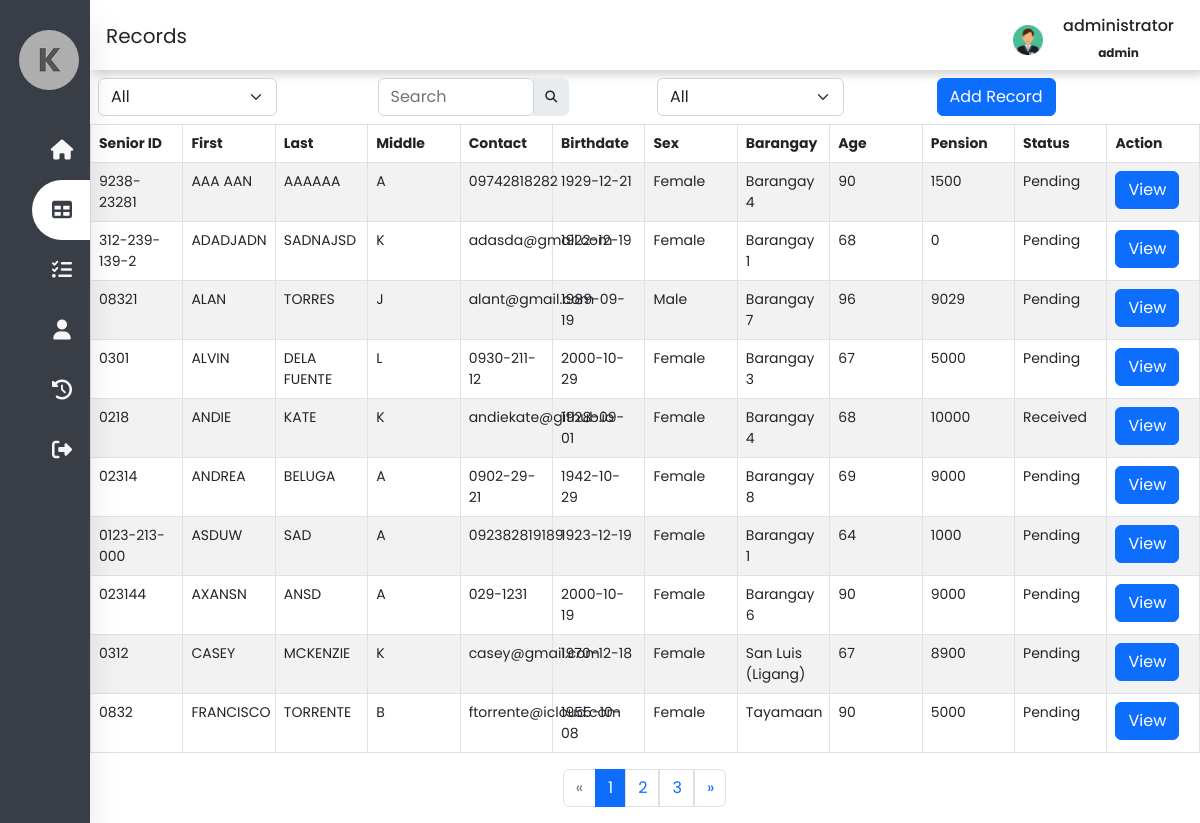
/deprecated/records.php (signed in), run on an earlier commit of the app's database.
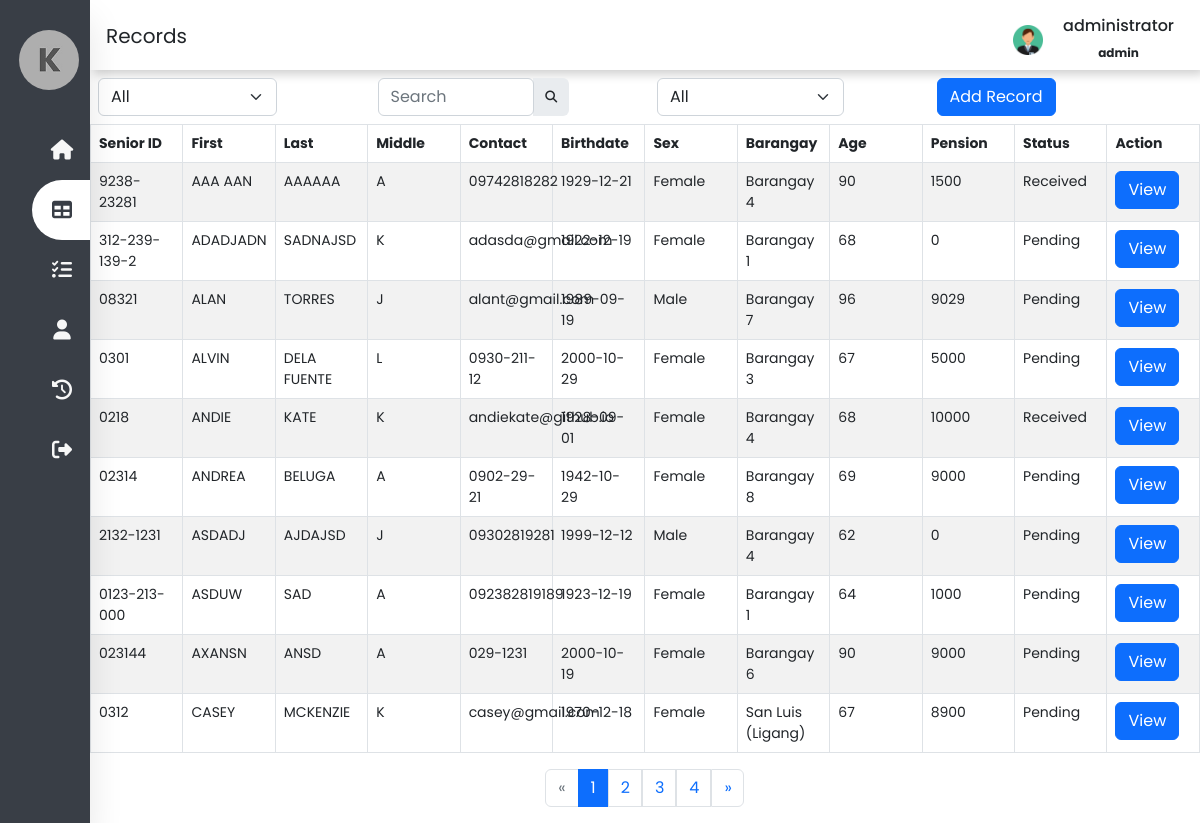
And on a later commit of the database.
### tables this page shows
CREATE TABLE `tbl_records` (
  `id` int(11) NOT NULL,
  `uid` varchar(150) NOT NULL,
  `fx_id` varchar(50) NOT NULL,
  `fx_firstname` varchar(50) NOT NULL,
  `fx_lastname` varchar(50) NOT NULL,
  `fx_middlename` varchar(50) NOT NULL,
  `fx_contact` varchar(150) NOT NULL,
  `fd_birthdate` date NOT NULL,
  `fx_gender` varchar(50) NOT NULL,
  `fx_barangay` varchar(150) NOT NULL,
  `fn_age` int(3) NOT NULL,
  `fn_pension` bigint(50) NOT NULL,
  `fn_status` varchar(50) NOT NULL,
  `life_status` varchar(150) NOT NULL,
  `fd_pension` date NOT NULL,
  `account_status` varchar(150) NOT NULL,
  `fx_pwd` varchar(50) NOT NULL,
  `fd_started` date NOT NULL
);

### deprecated/records.php (the view, shortened to what this page needs)
<?php
include('conn/connection.php');
$limit = isset($_SESSION['records-limit']) ? $_SESSION['records-limit'] : 10;
$page = isset($_GET['page']) ? $_GET['page'] : 1;
$paginationStart = ($page - 1) * $limit;
$records = $conn->query("SELECT * FROM tbl_records ORDER BY `tbl_records`.`fx_firstname` ASC LIMIT $paginationStart, $limit");
$allrecords = $records->fetch_all(MYSQLI_ASSOC);
$sql = $conn->query("SELECT count(id) AS id FROM tbl_records");
$custCount = $sql->fetch_all(MYSQLI_ASSOC);
$allRecrods = $custCount[0]['id'];
$totoalPages = ceil($allRecrods / $limit);
$prev = $page - 1;
$next = $page + 1;
if (isset($_SESSION['user_id']) && isset($_SESSION['user_name'])) {
?>
<!DOCTYPE html>
<html lang="en">
<head>
    <link href="https://cdn.jsdelivr.net/npm/bootstrap@5.2.2/dist/css/bootstrap.min.css" rel="stylesheet">
    <link rel="stylesheet" type="text/css" href="css/g_style.css">
    <link rel="stylesheet" type="text/css" href="css/records_style.css">
    <link rel="stylesheet" href="https://cdnjs.cloudflare.com/ajax/libs/font-awesome/6.2.0/css/all.min.css">
</head>
<body>
    <nav class="side-nav">
        <ul>
            <li>
                <a href="#" class="logo">
                    <img src="media/logo.jpg" alt="logo">
                </a>
            </li>
            <li><a href="dashboard.php" id="nav-list">
                    <i class="fas fa-home"></i>
                </a></li>
            <li><a href="#" class="active" id="nav-list">
                    <i class="fas fa-table"></i>
                </a></li>
            <li><a href="reports.php" id="nav-list">
                    <i class="fas fa-tasks"></i>
                </a></li>
            <li><a href="#" id="nav-list">
                    <i class="fas fa-user"></i>
                </a></li>
            <li><a href="activities.php" id="nav-list">
                    <i class="fas fa-solid fa-clock-rotate-left"></i>
                </a></li>
            <li><a href="function/logout.php" class="logout" id="nav-list">
                    <i class="fas fa-sign-out-alt"></i>
                </a></li>
        </ul>
    </nav>
    <div class="main-content">
        <header>
            <div class="header-title">
                <h2>
                    <label for="">
                        Records
                </h2>
            </div>
            <div class="user-wrapper">
                <img src="media/male.png" width="30px" height="30px" alt="user">
                <div>
                    <h6><span class="nav-item"><?php echo $_SESSION['user_name']; ?></span></h6>
                    <p><span class="nav-item"><?php echo $_SESSION['user_level']; ?></span></p>
                </div>
            </div>
        </header>
        <div class="container p-2">
            <div class="row" id="tbl_header">
                <div class="div-2 col-sm">
                    <select class="form-select" style="width: auto;">
                        <option>All</option>
                    </select>
                </div>
                <div class="div-1 col-sm">
                    <div class="input-group rounded w-75">
                        <input type="search" class="form-control rounded" placeholder="Search" aria-label="Search"
                            aria-describedby="search-addon" />
                        <span class="input-group-text border-0" id="search-addon">
                            <i class="fas fa-search"></i>
                        </span>
                    </div>
                </div>
                <div class="div-2.1 col-sm">
                    <select class="form-select" id="bselect" style="width: auto;">
                        <option>All</option>
                    </select>
                </div>
                <div class="div-3 col-sm">
                    <button type="button" class="btn btn-primary" data-bs-toggle="modal" data-bs-target="#myModal">Add
                        Record</button>
                </div>
            </div>
        </div>
        <div class="table-div t-1" id="container">
            <table id="datatable" class="table table-striped table-bordered">
                <thead>
                    <tr>
                        <th scope="col">Senior ID</th>
                        <th scope="col">First</th>
                        <th scope="col">Last</th>
                        <th scope="col">Middle</th>
                        <th scope="col">Contact</th>
                        <th scope="col">Birthdate</th>
                        <th scope="col">Sex</th>
                        <th scope="col">Barangay</th>
                        <th scope="col">Age</th>
                        <th scope="col">Pension</th>
                        <th scope="col">Status</th>
                        <th scope="col">Action</th>
                    </tr>
                </thead>
                <tbody>
                    <?php foreach($allrecords as $row) :  ?>
                    <tr>
                        <td id="sid"> <?php echo $row['fx_id']; ?> </td>
                        <td> <?php echo $row['fx_firstname']; ?> </td>
                        <td> <?php echo $row['fx_lastname']; ?> </td>
                        <td> <?php echo $row['fx_middlename']; ?> </td>
                        <td> <?php echo $row['fx_contact']; ?> </td>
                        <td> <?php echo $row['fd_birthdate']; ?> </td>
                        <td> <?php echo $row['fx_gender']; ?> </td>
                        <td> <?php echo $row['fx_barangay']; ?> </td>
                        <td> <?php echo $row['fn_age']; ?> </td>
                        <td> <?php echo $row['fn_pension']; ?> </td>
                        <td> <?php echo $row['fn_status']; ?> </td>
                        <td> <button id='<?php echo $row['fx_id']; ?>' class="view btn btn-primary"
                                style="width: auto;">View</button></td>
                    </tr>
                    <?php endforeach; ?>
                </tbody>
            </table>
        </div>
        <div class="d-flex justify-content-center">
            <ul class="pagination">
                <li class="page-item <?php if($page <= 1){ echo 'disabled'; } ?>">
                    <a class="page-link w-100"
                        href="<?php if($page <= 1){ echo '#'; } else { echo "?page=" . $prev; } ?>">
                        <span aria-hidden="true">&laquo;</span>
                    </a>
                </li>
                <?php for($i = 1; $i <= $totoalPages; $i++ ): ?>
                <li class="page-item <?php if($page == $i) {echo 'active'; } ?>">
                    <a class="page-link w-100" href="records.php?page=<?= $i; ?>"> <?= $i; ?> </a>
                </li>
                <?php endfor; ?>
                <li class="page-item <?php if($page >= $totoalPages) { echo 'disabled'; } ?>">
                    <a class="page-link w-100"
                        href="<?php if($page >= $totoalPages){ echo '#'; } else {echo "?page=". $next; } ?>">
                        <span aria-hidden="true">&raquo;</span>
                    </a>
                </li>
            </ul>
        </div>
    </div>
</body>
</html>
<?php
}else{
    header("Location: index.php");
    exit();
}
?>

### css/g_style.css (style rules this page uses)
:root { --main-color:#393E46; --secondary-color: #6D9886; --next-color: #F2E7D5; --last-color: #F7F7F7; --gray: #808080; }
* { margin: 0; padding: 0; outline: none; list-style: none; box-sizing: border-box; text-decoration: none; font-family: "Poppins", sans-serif; }
body { background: #fff; }
.side-nav { position: fixed; top: 0; bottom: 0; height: 100%; background: var(--main-color); width: 90px; z-index: 999; overflow: hidden; transition: width 0.2s linear; box-shadow: 0 20px 35px rgba(0, 0, 0, 0.1); }
.logo { text-align: center; transition: all 0.5s ease; margin: 20px 0 20px -75px; }
.logo img { width: 60px; height: 60px; border-radius: 50%; }
.side-nav a { position: relative; color: rgb(85, 83, 83); font-size: 14px; text-decoration: none; color: var(--last-color); display: table; width: 300px; padding: 10px; }
li i { position: relative; width: 40px; height: 40px; top: 10px; color: var(--last-color); font-size: 20px; text-align: center; }
.nav-item { position: relative; top: 12px; margin-left: 20px; }
li a.active { background: #fff; color: var(--main-color); border-radius: 30px 0 0 30px; }
a.active i { color: var(--main-color); }
.logout { position: absolute; bottom: 0; }
.main-content { padding: 0 0 0 90px; }
header { display: flex; justify-content: space-between; padding: 1rem; width: 100%; height: 70px; box-shadow: 4px 4px 10px rgba(0, 0, 0, 0.2); }
.header-title { transform: translateY(20%); }
.header-title h2 { font-size: 20px; font-weight:400; }
.user-wrapper { display: flex; margin-right: 10px; align-items: center; }
.user-wrapper div p { text-align: center; font-size: 12px; font-weight: bold; }
.user-wrapper img { margin-top: 10px; }
table { table-layout:fixed; }
.table td { font-size: 14px; }
.table th { font-size: 14px; }

### css/records_style.css (style rules this page uses)
:root { --main-color: #393E46; --secondary-color: #6D9886; --next-color: #F2E7D5; --last-color: #F7F7F7; --gray: #808080; }
.input-group-text { font-size: 12px; }

What changed in the data, as far as the page shows it:
no longer on this page (row edited): tbl_records: fx "0832", fx_firstname "FRANCISCO", fx_lastname "TORRENTE", fx_middlename "B", fx_contact "ftorrente@icloud.com", fd_birthdate "1955-10-08", fx_gender "Female", fx_barangay "Tayamaan", fn_age "90", fn_pension "5000", fn_status "Pending"
changed tbl_records "AAA AAN": fn_status "Pending" → "Received"
added tbl_records: fx "2132-1231", fx_firstname "ASDADJ", fx_lastname "AJDAJSD", fx_middlename "J", fx_contact "09302819281", fd_birthdate "1999-12-12", fx_gender "Male", fx_barangay "Barangay 4", fn_age "62", fn_pension "0", fn_status "Pending"
Also different on the page:
new list line: "4"
